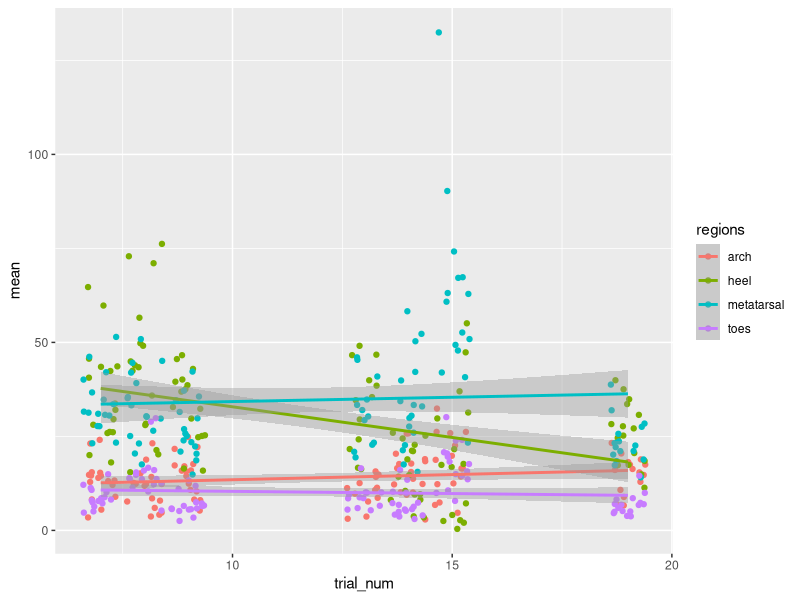
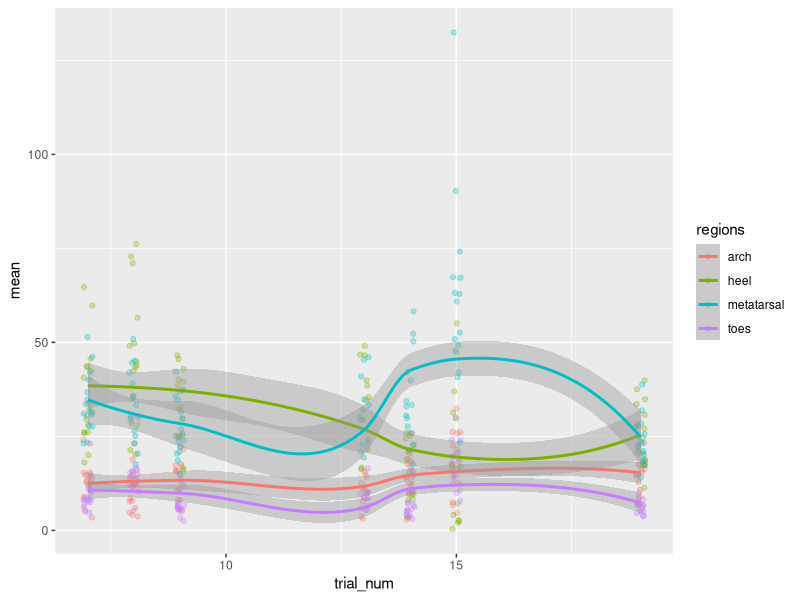
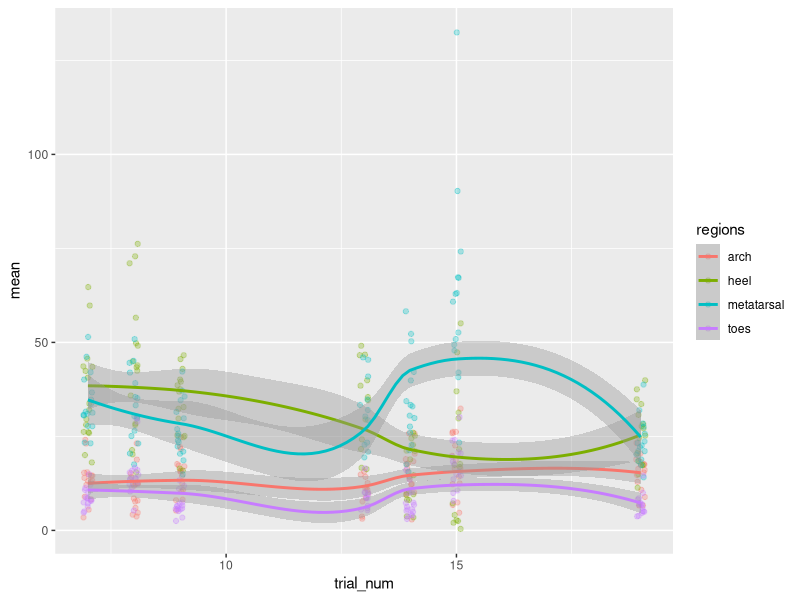

Source code (R) for these figures, in order:
## ---- chunk 1
knitr::opts_chunk$set(echo = TRUE)
library(here)
library(tidyverse)
## ---- chunk 2
# importing of the data

df <- read.csv(here("data", "per ppt step mass per region.csv"))
#head(df) # display the top of the dataframe
## ---- chunk 3
# separate the trial number from trial column and create new column
df <- df %>%
  mutate(trial_num = as.numeric(str_sub(trials, 6, 7)))

#class(df$trial_num)

# scatter plot 
p1 <- ggplot(df, aes(x=trial_num, y=mean, color=regions))
p1 + geom_point(position = "jitter") + geom_smooth(method = "lm")


p2 <- ggplot(df, aes(x=trial_num, y=mean, color=regions))
p2 + geom_jitter(height=0, width=.1, alpha=0.3) + geom_smooth(method = "loess")
ggsave(here("plots", "myplot.png"))
